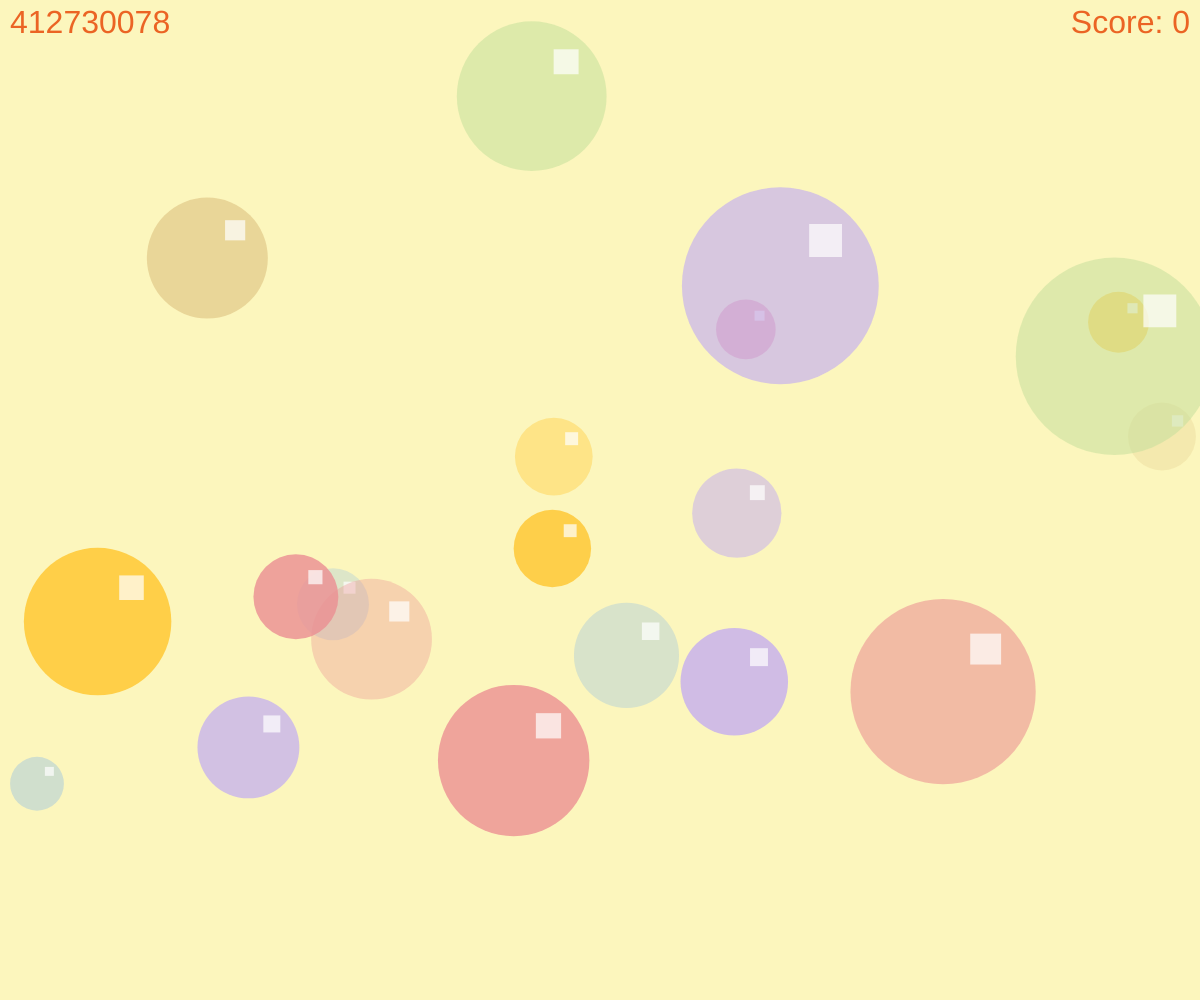
Frame 1 (no input)
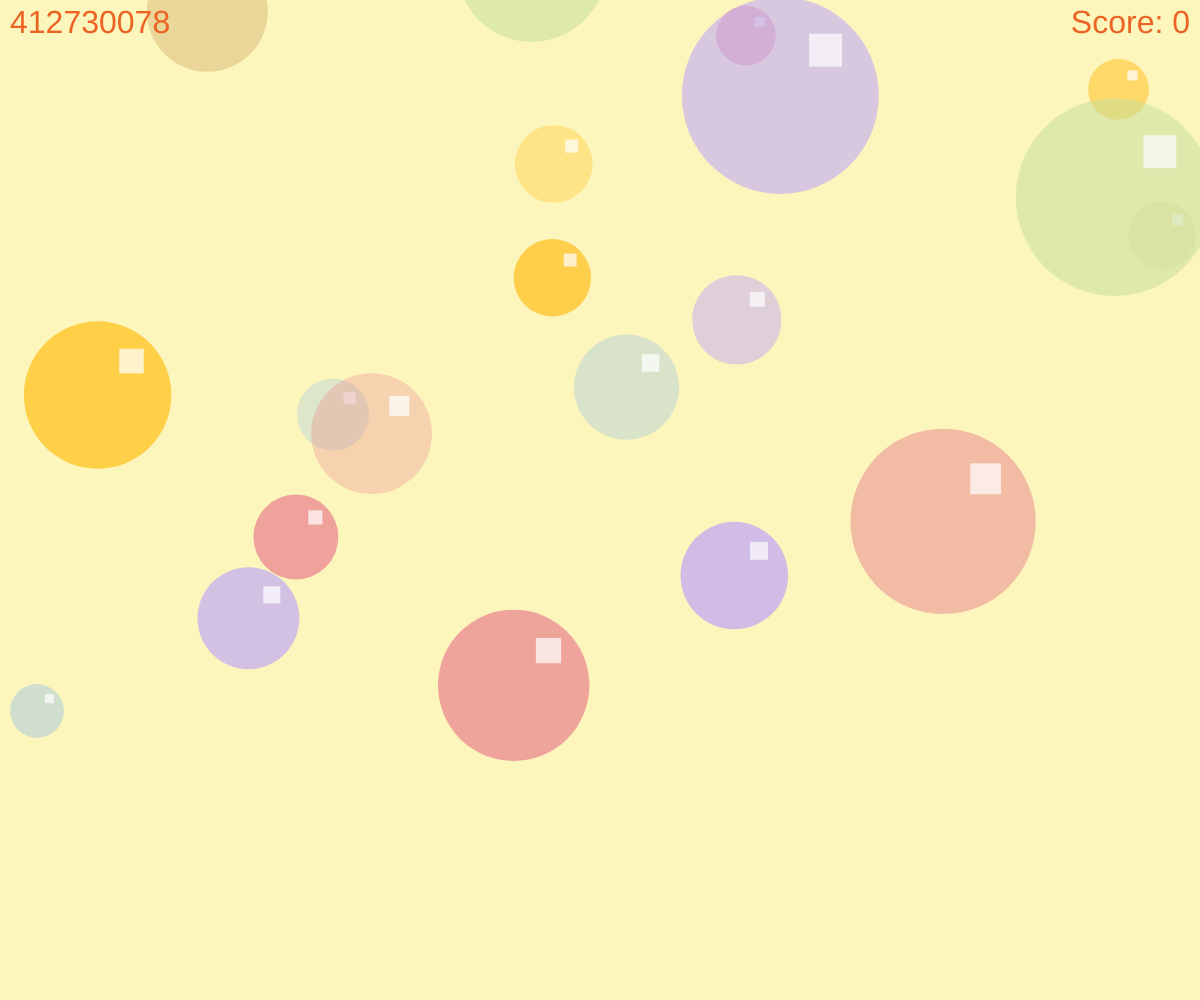
Frame 60 (no input)
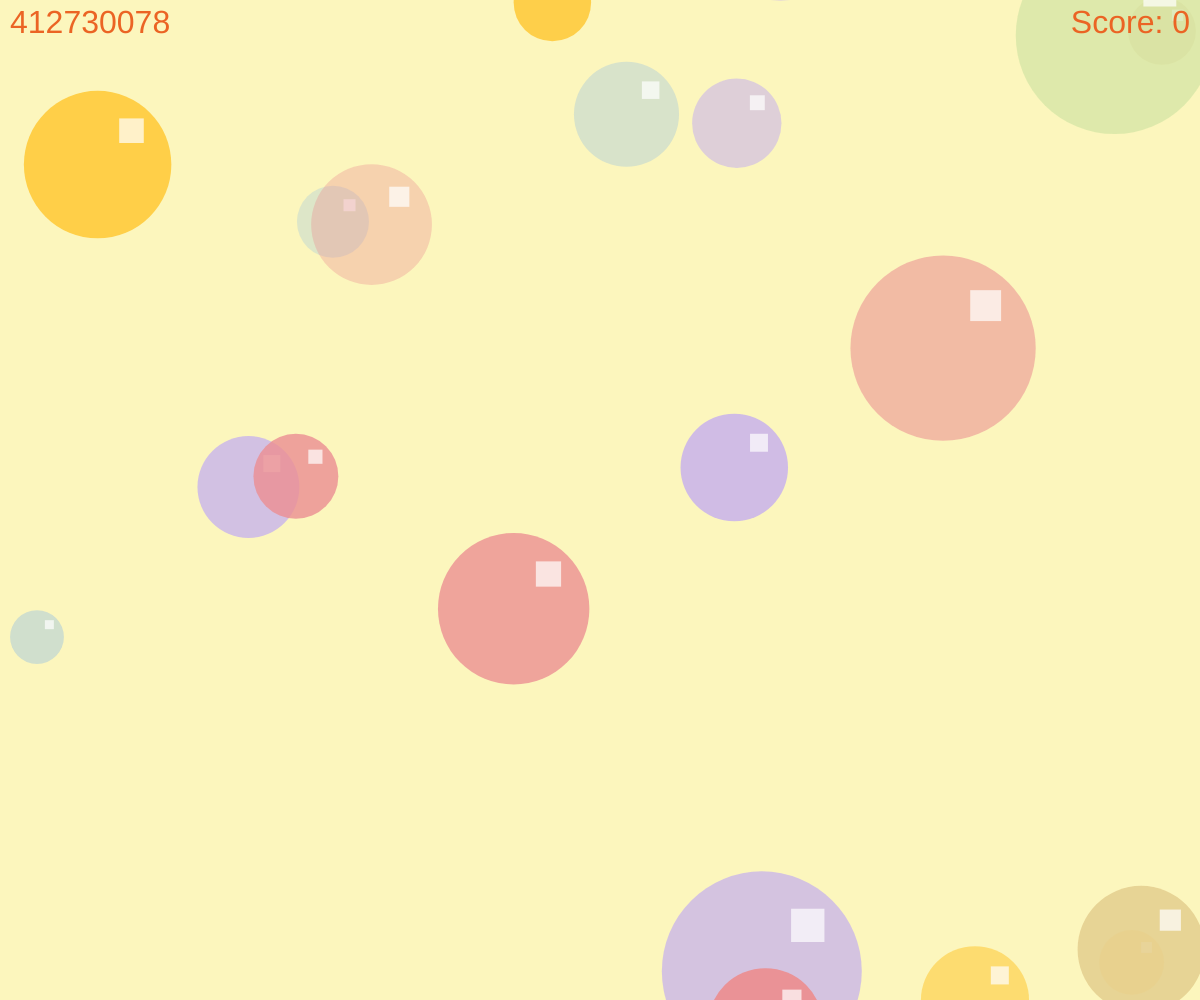
Frame 120 (the mouse pressed at the canvas centre since frame 60)

The p5.js sketch that drew these frames (run headless with seeded random() and noise() and a simulated clock; from frame 60 on, the mouse is pressed at the canvas centre):

// p5.js sketch
// ── sketch.js
// --- 圓的設定 ---
let circles = [];
// 加入目標顏色 '#ffca3a' 讓部分氣球成為加分氣球
const COLORS = ['#ec9093ff', '#e5ce8fff', '#c6e09cff', '#a0c6ddff', '#cdb9e9ff', '#ffca3a'];
const NUM_CIRCLES = 20;

// 新增：爆破粒子陣列
let explosions = [];

// 新增：分數與目標顏色
let score = 0;
const targetColor = '#ffca3a';

function setup() {
  createCanvas(windowWidth, windowHeight);
  // 初始化圓
  circles = [];
  for (let i = 0; i < NUM_CIRCLES; i++) {
    let colHex = random(COLORS);
    circles.push({
      x: random(width),
      y: random(height),
      r: random(50, 200),
      color: color(colHex),
      hex: colHex,               // 存原始十六進位字串以便比較
      alpha: random(80, 255),
      speed: random(1, 5)
    });
  }
} // 建立一個與瀏覽器視窗大小相同的畫布

function draw() {
  background('#fcf6bd');

  // 更新並繪製爆破粒子（由新到舊遍歷以利移除）
  noStroke();
  for (let i = explosions.length - 1; i >= 0; i--) {
    let ex = explosions[i];
    for (let p = ex.particles.length - 1; p >= 0; p--) {
      let part = ex.particles[p];
      // 更新位置與速度（簡單重力）
      part.vy += 0.12; // 重力
      part.x += part.vx;
      part.y += part.vy;
      part.life -= 1;
      part.alpha -= part.decay;

      fill(part.r, part.g, part.b, max(0, part.alpha));
      ellipse(part.x, part.y, part.size);

      if (part.life <= 0 || part.alpha <= 0) {
        ex.particles.splice(p, 1);
      }
    }

    // 若爆破已無粒子，移除整個 explosion
    if (ex.particles.length === 0) {
      explosions.splice(i, 1);
    }
  }

  noStroke();
  for (let c of circles) {
    c.y -= c.speed;
    if (c.y + c.r / 2 < 0) { // 如果圓完全移出畫面頂端
      c.y = height + c.r / 2;  // 從底部重新出現
      c.x = random(width);
      c.r = random(50, 200);
      let colHex = random(COLORS);
      c.color = color(colHex);
      c.hex = colHex;
      c.alpha = random(80, 255);
      c.speed = random(1, 5);
    }
    c.color.setAlpha(c.alpha); // 設定透明度
    fill(c.color); // 使用設定的顏色
    circle(c.x, c.y, c.r); // 畫圓

    // 在圓的右上方 1/4 圓的中間產生方形（取相對距離）
    let sqSize = c.r / 6; // 方形邊長（較大一點）
    let angle = -PI / 4; // 右上方向
    let distance = (c.r / 2) * 0.65;
    let sqCenterX = c.x + cos(angle) * distance;
    let sqCenterY = c.y + sin(angle) * distance;

    // 畫白色半透明的方形（置中）
    push();
    noStroke();
    fill(255, 255, 255, 180);
    rectMode(CENTER);
    square(sqCenterX, sqCenterY, sqSize);
    pop();
  } // end for

  // 左上角顯示學號，右上角顯示分數（顏色 #eb6424，大小 32px）
  push();
  noStroke();
  fill('#eb6424');
  textSize(32);
  textAlign(LEFT, TOP);
  text('412730078', 10, 8);
  pop();

  push();
  noStroke();
  fill('#eb6424');
  textSize(32);
  textAlign(RIGHT, TOP);
  text('Score: ' + score, width - 10, 8);
  pop();
} // end draw

function windowResized() {
  resizeCanvas(windowWidth, windowHeight);
  // 重新分布圓的位置
  for (let c of circles) {
    c.x = random(width);
    c.y = random(height);
  }
}

// 新增：點擊氣球產生爆破（只在被點到的氣球產生）
function mousePressed() {
  // 只處理滑鼠左鍵
  if (mouseButton !== LEFT) return;

  for (let i = 0; i < circles.length; i++) {
    let c = circles[i];
    let r = c.r / 2; // circle() 的 r 為直徑，半徑為 c.r / 2
    if (dist(mouseX, mouseY, c.x, c.y) <= r) {
      // 播放爆破粒子
      let cr = red(c.color), cg = green(c.color), cb = blue(c.color);
      spawnExplosion(c.x, c.y, cr, cg, cb, floor(random(12, 28)));

      // 判斷顏色是否為目標顏色（比較 hex，忽略大小寫）
      if ((c.hex || '').toLowerCase() === targetColor.toLowerCase()) {
        score += 1;
      } else {
        score -= 1;
      }

      // 氣球重生（從底部重新出現）
      c.y = height + c.r / 2;
      c.x = random(width);
      c.r = random(50, 200);
      let newHex = random(COLORS);
      c.color = color(newHex);
      c.hex = newHex;
      c.alpha = random(80, 255);
      c.speed = random(1, 5);

      break; // 一次只處理一個氣球
    }
  }
}

// 新增：產生爆破（粒子）
function spawnExplosion(x, y, cr, cg, cb, count = 20) {
  let ex = { particles: [] };
  for (let i = 0; i < count; i++) {
    let angle = random(TWO_PI);
    let speed = random(1.5, 6);
    let vx = cos(angle) * speed;
    let vy = sin(angle) * speed * 0.9;
    ex.particles.push({
      x: x + random(-4, 4),
      y: y + random(-4, 4),
      vx: vx,
      vy: vy,
      life: floor(random(25, 60)),
      alpha: random(180, 255),
      decay: random(3, 6),
      size: random(2, 6),
      r: cr + random(-20, 20),
      g: cg + random(-20, 20),
      b: cb + random(-20, 20)
    });
  }
  explosions.push(ex);
}

// star drawing helper
function drawStar(cx, cy, spikes, outerRadius, innerRadius) {
  let rot = -PI / 2;
  let step = PI / spikes;
  beginShape();
  for (let i = 0; i < spikes; i++) {
    let x = cx + cos(rot) * outerRadius;
    let y = cy + sin(rot) * outerRadius;
    vertex(x, y);
    rot += step;

    x = cx + cos(rot) * innerRadius;
    y = cy + sin(rot) * innerRadius;
    vertex(x, y);
    rot += step;
  }
  endShape(CLOSE);
}
